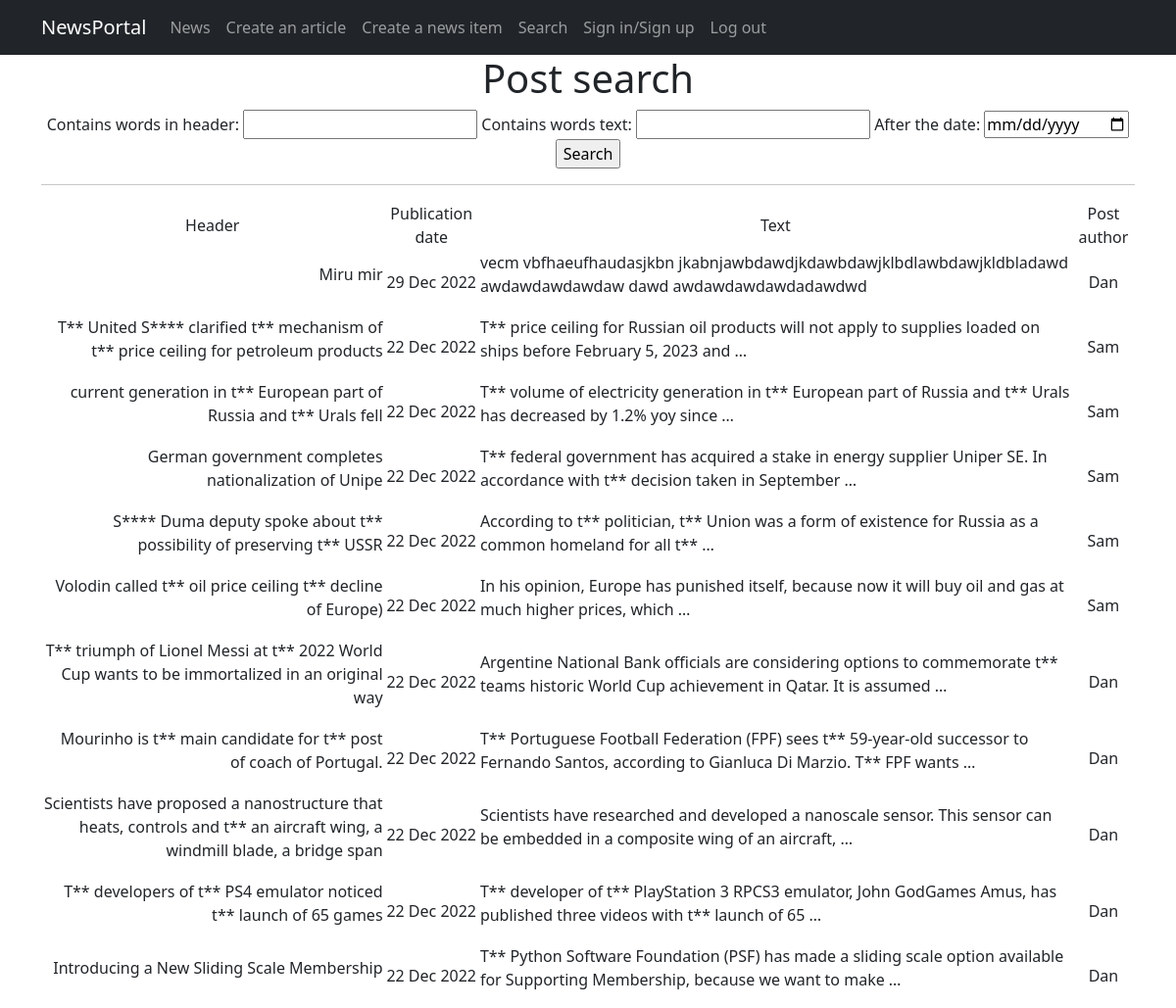
/news_portal/search/, run on the app's committed database.
### news_portal/models.py (models this page shows, shortened)
class Post(models.Model):
    post_type = models.CharField(max_length=2, choices=POST_TYPE, default=article)
    post_pub_date = models.DateTimeField(auto_now_add=True)
    post_header = models.CharField(max_length=255, null=False)
    post_text = models.TextField(null=False)
    post_rating = models.SmallIntegerField(default=0)
    post_auth = models.ForeignKey(Author, on_delete=models.CASCADE)
    post_cat = models.ManyToManyField(Category, through='PostCategory')

class Author(models.Model):
    auth_user = models.OneToOneField(User, on_delete=models.CASCADE)
    auth_rating = models.SmallIntegerField(default=0)
    def __str__(self):
        return self.auth_user.username

### news_portal/views.py (the view)
# urls.py: path('search/', PostSearch.as_view(), name='post_search'),
class PostSearch(ListView):
    model = Post
    template_name = 'post_search.html'
    context_object_name = 'search'
    queryset = Post.objects.order_by('-post_pub_date')
    paginate_by = 10
    def get_context_data(self, **kwargs):
        context = super().get_context_data(**kwargs)
        context['time_now'] = datetime.utcnow()
        context['value1'] = None
        context['filter'] = PostFilter(self.request.GET, queryset=self.get_queryset())
        context['categories'] = Category.objects.all()
        context['authors'] = Author.objects.all()
        context['form'] = PostForm()
        return context

### news_portal/forms.py (shortened to what this page needs)
class PostForm(forms.ModelForm):
    post_text = forms.CharField(min_length=100)
    class Meta:
        model = Post
        fields = [
            'post_header',
            'post_text',
            'post_cat',
            'post_auth'
        ]

### news_portal/templatetags/custom_filters.py (called while the page is built)
@register.filter()
def censor(value):
    censored_words = ['state', 'The', 'State', 'the']
    cen_text = value.split()
    for i in censored_words:
        for words in cen_text:
            if i in words:
                psn_in_text = cen_text.index(words)
                cen_text.remove(words)
                cen_text.insert(psn_in_text, i[0] + '*' * (len(i)-1))
    return " ".join(cen_text)

### templates/post_search.html (shortened to what this page needs)
{% extends 'fpages/default.html' %}
{% load custom_filters %}
{% block content %}
<h1>Post search</h1>
<form action="" method="GET">
    {{ filter.form }}
    <input type="submit" value="Search">
</form>
<hr>
        <table>
            <tr>
            <td>Header</td>
            <td>Publication date</td>
            <td>Text</td>
            <td>Post author</td>
        </tr>
            {% for new in filter.qs %}
                <tr>
                    <td> <p style="text-align: right;">
                        {{ new.post_header|censor }}
                    </p></td>
                    <td>
                        {{ new.post_pub_date|date:'d M Y' }}
                    </td>
                    <td> <p style="text-align: left;">
                        {{ new.post_text|truncatewords:20|censor }}
                    </p></td>
                    <td>
                        {{ new.post_auth }}
                    </td>
                </tr>
            {% endfor %}
        </table>
{% endblock content %}

### data on the page
Post: post_header|censor "Miru mir", post_pub_date "29 Dec 2022", post_text|censor "vecm vbfhaeufhaudasjkbn jkabnjawbdawdjkdawbdawjklbdlawbdawjkldbladawd awdawdawdawdaw dawd awdawdawdawdadawdwd", post_auth "Dan"
Post: post_header|censor "T** United S**** clarified t** mechanism of t** price ceiling for petroleum products", post_pub_date "22 Dec 2022", post_text|censor "T** price ceiling for Russian oil products will not apply to supplies loaded on ships before February 5, 2023 and …", post_auth "Sam"
Post: post_header|censor "current generation in t** European part of Russia and t** Urals fell", post_pub_date "22 Dec 2022", post_text|censor "T** volume of electricity generation in t** European part of Russia and t** Urals has decreased by 1.2% yoy since …", post_auth "Sam"
Post: post_header|censor "German government completes nationalization of Unipe", post_pub_date "22 Dec 2022", post_text|censor "T** federal government has acquired a stake in energy supplier Uniper SE. In accordance with t** decision taken in September …", post_auth "Sam"
Post: post_header|censor "S**** Duma deputy spoke about t** possibility of preserving t** USSR", post_pub_date "22 Dec 2022", post_text|censor "According to t** politician, t** Union was a form of existence for Russia as a common homeland for all t** …", post_auth "Sam"
Post: post_header|censor "Volodin called t** oil price ceiling t** decline of Europe)", post_pub_date "22 Dec 2022", post_text|censor "In his opinion, Europe has punished itself, because now it will buy oil and gas at much higher prices, which …", post_auth "Sam"
Post: post_header|censor "T** triumph of Lionel Messi at t** 2022 World Cup wants to be immortalized in an original way", post_pub_date "22 Dec 2022", post_text|censor "Argentine National Bank officials are considering options to commemorate t** teams historic World Cup achievement in Qatar. It is assumed …", post_auth "Dan"
Post: post_header|censor "Mourinho is t** main candidate for t** post of coach of Portugal.", post_pub_date "22 Dec 2022", post_text|censor "T** Portuguese Football Federation (FPF) sees t** 59-year-old successor to Fernando Santos, according to Gianluca Di Marzio. T** FPF wants …", post_auth "Dan"
Post: post_header|censor "Scientists have proposed a nanostructure that heats, controls and t** an aircraft wing, a windmill blade, a bridge span", post_pub_date "22 Dec 2022", post_text|censor "Scientists have researched and developed a nanoscale sensor. This sensor can be embedded in a composite wing of an aircraft, …", post_auth "Dan"
Post: post_header|censor "T** developers of t** PS4 emulator noticed t** launch of 65 games", post_pub_date "22 Dec 2022", post_text|censor "T** developer of t** PlayStation 3 RPCS3 emulator, John GodGames Amus, has published three videos with t** launch of 65 …", post_auth "Dan"
Post: post_header|censor "Introducing a New Sliding Scale Membership", post_pub_date "22 Dec 2022", post_text|censor "T** Python Software Foundation (PSF) has made a sliding scale option available for Supporting Membership, because we want to make …", post_auth "Dan"
